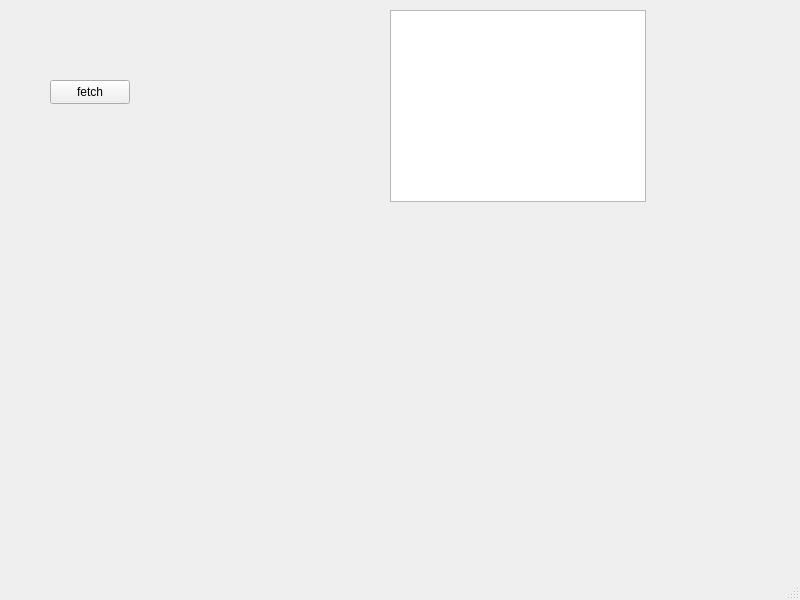
<?xml version="1.0" encoding="UTF-8"?>
<ui version="4.0">
 <class>MainWindow</class>
 <widget class="QMainWindow" name="MainWindow">
  <property name="geometry">
   <rect>
    <x>0</x>
    <y>0</y>
    <width>800</width>
    <height>600</height>
   </rect>
  </property>
  <property name="windowTitle">
   <string>MainWindow</string>
  </property>
  <widget class="QWidget" name="centralwidget">
   <widget class="QWidget" name="verticalLayoutWidget">
    <property name="geometry">
     <rect>
      <x>220</x>
      <y>50</y>
      <width>160</width>
      <height>80</height>
     </rect>
    </property>
    <layout class="QVBoxLayout" name="verticalLayout"/>
   </widget>
   <widget class="QPushButton" name="fetchButton">
    <property name="geometry">
     <rect>
      <x>50</x>
      <y>80</y>
      <width>80</width>
      <height>24</height>
     </rect>
    </property>
    <property name="text">
     <string>fetch</string>
    </property>
   </widget>
   <widget class="QTableView" name="tableView">
    <property name="geometry">
     <rect>
      <x>390</x>
      <y>10</y>
      <width>256</width>
      <height>192</height>
     </rect>
    </property>
   </widget>
  </widget>
  <widget class="QMenuBar" name="menubar">
   <property name="geometry">
    <rect>
     <x>0</x>
     <y>0</y>
     <width>800</width>
     <height>21</height>
    </rect>
   </property>
  </widget>
  <widget class="QStatusBar" name="statusbar"/>
 </widget>
 <resources/>
 <connections/>
</ui>
